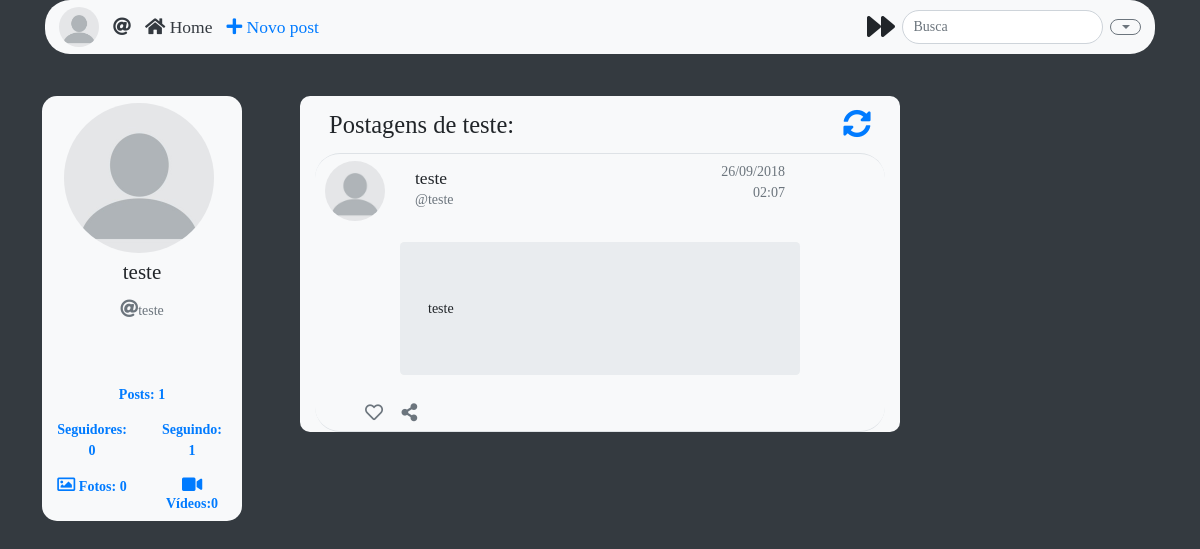
The app's page /amigos/perfil.php?id=15 with its own data.
### tables this page shows
CREATE TABLE `usuarios` (
  `id` int(11) NOT NULL,
  `login` varchar(255) NOT NULL,
  `senha` varchar(255) NOT NULL,
  `email` varchar(255) NOT NULL,
  `nome` varchar(255) NOT NULL,
  `bio` varchar(255) NOT NULL,
  `profile` tinyint(1) NOT NULL
);

CREATE TABLE `posts` (
  `id` int(11) NOT NULL,
  `id_user` int(11) NOT NULL,
  `post` varchar(140) NOT NULL,
  `nome_user` varchar(255) NOT NULL,
  `login_user` varchar(255) NOT NULL,
  `data` timestamp NOT NULL DEFAULT CURRENT_TIMESTAMP ON UPDATE CURRENT_TIMESTAMP,
  `profile_user` tinyint(1) NOT NULL
);

### classes/Usuario.php (called while the page is built, shortened)
<?php
    class Usuario {
        public function getLogin($pdo, $id){
            $stmt = $pdo->prepare('SELECT login, email, nome, profile, bio FROM usuarios WHERE id=?');
            $stmt->bindParam(1, $id, PDO::PARAM_INT);
            $stmt->execute();
            if($row = $stmt->fetch(PDO::FETCH_ASSOC)){
                $result = [$row['login'], $row['email'], $row['nome'], $row['profile'], $row['bio']];
                return $result;
            }
            else{
                return false;
            }
        }
        public function getSeguindo($pdo, $id){
            $stmt=$pdo->prepare("SELECT id_seguido FROM relacao WHERE id_segue = ? AND aut = 1 " );
            $stmt->bindParam(1, $id, PDO::PARAM_STR);
            $stmt->execute();
            $result = $stmt->fetchAll();
            return $result;
        }
        public function getSeguidores($pdo, $id){
            $stmt=$pdo->prepare("SELECT id_segue FROM relacao WHERE id_seguido = ? AND aut = 1 " );
            $stmt->bindParam(1, $id, PDO::PARAM_STR);
            $stmt->execute();
            $result = $stmt->fetchAll();
            return $result;
        }
    }

### classes/Midia.php (called while the page is built, shortened)
<?php
	class Midia {
        public function getGaleria($pdo, $id){
            $stmt = $pdo->prepare('SELECT id, nome, legenda FROM fotos WHERE id_user = ?');
            $stmt->bindParam(1, $id, PDO::PARAM_INT);
            $stmt->execute();
            $p = $stmt->fetchAll(PDO::FETCH_ASSOC);
            return $p;
    }
	}

### classes/Post.php (called while the page is built, shortened)
<?php
	class Post {
		public function getYourPosts($pdo, $id){
			$stmt = $pdo->prepare('SELECT * FROM posts WHERE id_user = ? ORDER BY id DESC');
            $stmt->bindParam(1, $id, PDO::PARAM_INT);
			$stmt->execute();
			if($p = $stmt->fetchAll(PDO::FETCH_ASSOC)){
				return $p;
			} else{ return $p;}
		}
	}

### amigos/perfil.php (the view, shortened to what this page needs)
<?php
require '../conexao.php';
require '../Classes/Usuario.php';
require '../Classes/Post.php';
require '../Classes/Midia.php';
$id = $_GET['id'];
	if ($id == $_SESSION['id']) {
		header('location:../meu_perfil/meuperfil.php');
	} else {
$usuario = new Usuario;
	$result = $usuario->getLogin($pdo, $id);
	 if ($result) {
	        $login = $result[0];
	        $nome = $result[2];
	        $profile = $result[3];
	    }
?>
<!doctype html>
<html lang="pt-br">
  <head>
    <link rel="stylesheet" href="https://stackpath.bootstrapcdn.com/bootstrap/4.1.3/css/bootstrap.min.css">
    <link rel="stylesheet" href="https://use.fontawesome.com/releases/v5.2.0/css/all.css">
  </head>
  <body class="bg-dark" style="background-image: url(../img/users/bg<?php echo $id?>.jpg); background-size:cover; background-attachment: fixed;">
	<?php include '../modulos/nav.php';
		$postagens = new Post;
		$segue = new Usuario;
		$galeria = new Midia;
		$result = $postagens->getYourPosts($pdo, $id);
		$res = $galeria->getGaleria($pdo, $id);
		$seguidores = $segue->getSeguidores($pdo, $id);
		$seguindo = $segue->getSeguindo($pdo, $id);
	?>
	<div class="col-2 bg-light mt-5 position-fixed ml-5" style="border-radius: 15px;">
		<div class="row mt-2">
			<div class="col text-center">
				<a class="p-0 m-0 pr-2" href="#"><img class="img rounded-circle" style="height: 150px; width: 150px; object-fit: cover;" src="../img/users/profile<?php if ($profile){ echo $id; } else { echo "0";}?>.jpg"></a>
			</div>
		</div>
		<div class="row mt-2 text-center">
			<div class="col">
				<h4> <?php echo $nome; ?> </h4>
			</div>
		</div>
		<div class="row mt-2 text-center">
			<div class="col">
				<p class="text-muted"> <i class="fas fa-at"></i><?php echo $login ?> </p>
			</div>
		</div>
		<div class="row  text-center">
			<div class="col">
			</div>
		</div>
		<div class="row mt-2 mb-3 text-center">
			<div class="col">
			</div>
		</div>
		<div class="text-center mt-2 mb-2">
				<p class="font-weight-bold text-primary m-0">Posts: <?php echo count($result) ?></p>
				<div class="row mt-3">
				<div class="col">
					<p class="font-weight-bold text-primary m-0" >Seguidores: <?php echo count($seguidores) ?></p>
				</div>
				<div class="col">
					<p class="font-weight-bold text-primary m-0" >Seguindo: <?php echo count($seguindo) ?></p>
				</div>
				</div>
				<div class="row mt-3">
				<div class="col">
					<a href="../amigos/fotos.php?id=<?php echo $id ?>" ><p class="font-weight-bold text-primary m-0"><i class="far fa-image"></i> Fotos: <?php echo count($res)?></p></a>
				</div>
				<div class="col">
					<p class="font-weight-bold text-primary m-0"><i class="fas fa-video"></i> Vídeos:0</p>
				</div>
				</div>
		</div>
		</div>
<div class="container mt-5 justify-content-center bg-light col-xl-6 mb-5" style="border-radius: 10px;">
				<div class="row">
					<h3 class="m-3 col-7">Postagens de <?php echo $nome;?>:</h3>
					<h3 class="text-primary ml-auto text-right m-3 col-3"><a href="../amigos/perfil.php?id=<?php echo $id; ?>"><i class="fas fa-sync-alt fa-2x"></i></a></h3>
				</div>
				<?php
				if($result){
					$i = 0;
					while ($i < count($result)) {
				?>
			<div class="row p-0 m-0 justify-content-center mb-3">
			<div class="col p-0 m-0 bg-light border-top border-bottom" style="border-radius: 25px;">
				<div class="row mt-2" style=" vertical-align: middle;">
					<div class="col-2 text-right">
						<img class="img-fluid rounded-circle" style="height: 60px; width: 60px; object-fit: cover;" src="../img/users/profile<?php if ($profile){ echo $id; } else { echo "0";}?>.jpg">
					</div>
					<div class="col-6 align-middle">
						<h5 class="m-0 pt-2"><?php echo $result[$i]['nome_user']; ?></h5>
						<p class="m-0 text-muted">@<?php echo $result[$i]['login_user']; ?></p>
					</div>
					<div class="col-2">
						<p class="text-muted m-0 text-right"><?php $date = date_create($result[$i]['data']); echo date_format($date, 'd/m/Y'); ?></p>
						<p class="text-muted m-0 text-right"><?php echo date_format($date, 'H:i'); ?></p>
					</div>
				</div>
				<div class="row justify-content-center mt-4">
					<div class="col-8 jumbotron">
						<spam><?php echo $result[$i]['post']; ?></spam>
					</div>
				</div>
				<div class="row justify-content-center">
					<div class="col-10">
						<h5 class=""><a href=""><i class="far fa-heart text-muted"></i></a> <a href=""><i class="fas fa-share-alt text-muted pl-3"></i></a></h5>
					</div>
				</div>
			</div>
			</div>
			<?php $i++;
		}
		}
	}
		 ?>
	</div>
  </body>
</html>

### conexao.php (style rules this page uses)
* { font-family: Verdana; font-size: 14px; }
i { font-size: 18px; }

### records on screen
usuarios: nome "teste", login "teste"
posts: nome_user "teste", login_user "teste", data "26/09/2018", data "02:07", post "teste"

### other values on screen
count($result) "1"
count($seguidores) "0"
count($seguindo) "1"
count($res) "0"
